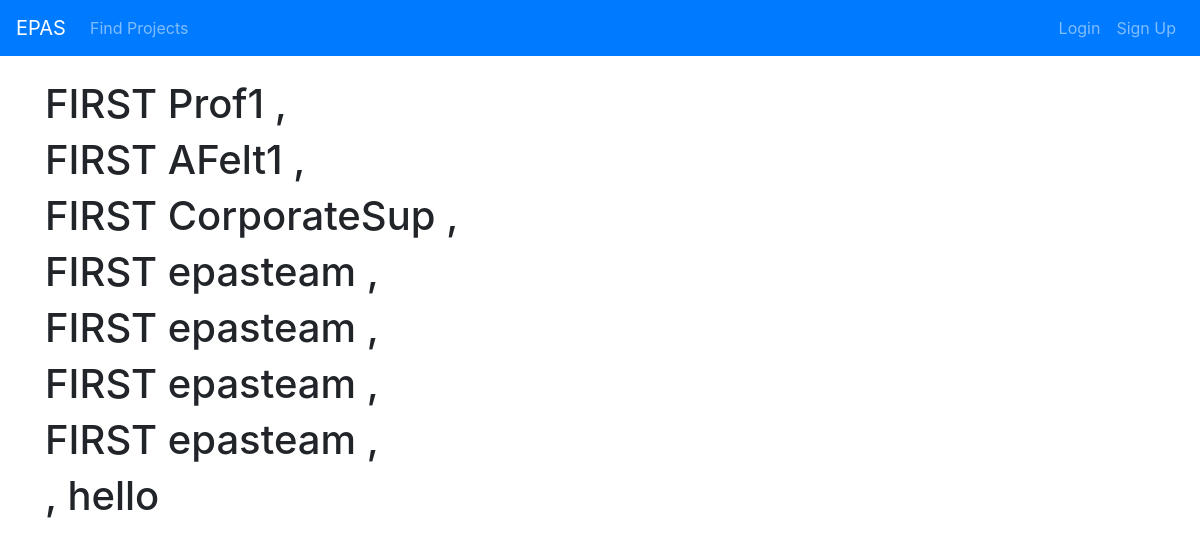
Before: /profactiveprojects/ with the older database file.
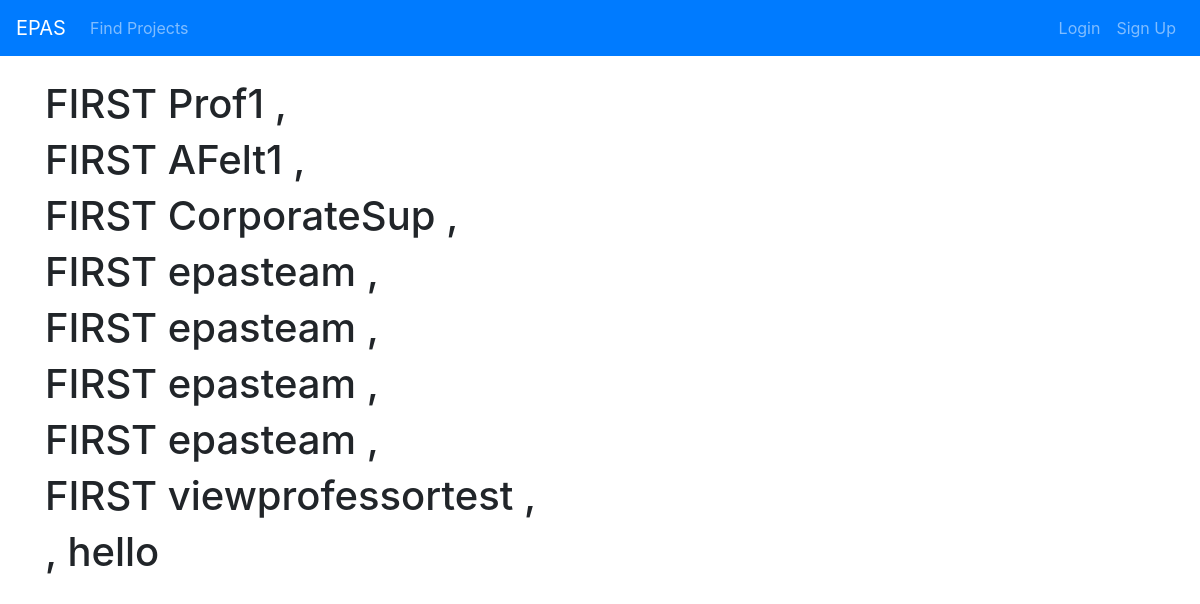
After: the same page with the newer database file.
### projectListing/models.py (models this page shows, shortened)
class Post(models.Model):
    title = models.CharField(max_length=100)
    description = models.TextField()
    date_posted = models.DateField(default=timezone.now)
    professor = models.ForeignKey(User, on_delete=models.CASCADE)
    desiredNumStudents = models.IntegerField()
    maxNumStudents = models.IntegerField()
    minTermLength = models.IntegerField()
    maxTermLength = models.IntegerField()
    relatedProgram = models.CharField(max_length=100)
    course = models.CharField(max_length=100, default="null")
    active = models.BooleanField(default=False)
    isApproved = models.BooleanField()

class User(AbstractUser):
    class Types(models.TextChoices):
        STUDENT = 'STUDENT', 'Student'
        PROFESSOR = 'PROFESSOR', 'Professor'
        CORPORATE_SUPERVISOR = 'CORPORATE_SUPERVISOR', 'Corporate Supervisor'
        PROGRAM_DIRECTOR = 'PROGRAM_DIRECTOR', 'Program Director'
    type = models.CharField(max_length=50, choices=Types.choices, default=Types.STUDENT)

### projectListing/views.py (the view)
# urls.py: path('profactiveprojects/', views.profmyactiveprojects, name='projectListing-prof_myactiveprojects'),
def profmyactiveprojects(request):
    context = {
        'postedProject': Post.objects.all()
    }
    return render(request, 'projectListing/prof_myactiveprojects.html', context)

### projectListing/templates/projectListing/prof_myactiveprojects.html (shortened to what this page needs)
{% extends "projectListing/base.html" %}
{% block content %}
<br>
    {% for post in postedProject %}
    <h1>FIRST {{ post.professor }} , {{ request.user.username }}</h1>
    {% endfor %}
    <h1>{{ request.user.username }} , hello</h1>
{% endblock content %}

### projectListing/templates/projectListing/base.html (shortened to what this page needs)
<!DOCTYPE html>
<html>
  <head>
	  <link rel="stylesheet" href="https://stackpath.bootstrapcdn.com/bootstrap/4.3.1/css/bootstrap.min.css">
  </head>
  <body>
    <div class="wrapper">
    	<nav id="navigationbar" class="navbar navbar-expand-lg navbar-dark bg-primary">
        	<a class="navbar-brand" href="#">EPAS</a>
        	<div class="collapse navbar-collapse" id="navbarSupportedContent">
          		<ul class="navbar-nav mr-auto">
					{% if user.is_authenticated %}
						{% if user.type == "STUDENT" %}
							<li class="nav-item {% if request.path == "/" %}active{% endif %}">
								<a class="nav-link" href="/">Posted Projects</a>
							</li>
							<li class="nav-item {% if request.path == "/applications/" %}active{% endif %}">
								<a class="nav-link" href="/applications">My Applications</a>
							</li>
							<li class="nav-item {% if request.path == "/myprojects/" %}active{% endif %}">
								<a class="nav-link" href="/myprojects">My Projects</a>
							</li>
							<li class="nav-item {% if request.path == "/profile/" %}active{% endif %}">
								<a class="nav-link" href="/profile">My Profile</a>
							</li>
						{% else %}
							<li class="nav-item {% if request.path == "/" %}active{% endif %}">
								<a class="nav-link" href="/profmyprojects">Posted Projects</a>
							</li>
							<li class="nav-item {% if request.path == "/profprojectapplications/" %}active{% endif %}">
								<a class="nav-link" href="/profprojectapplications">Project Applications</a>
							</li>
							<li class="nav-item {% if request.path == "/profactiveprojects/" %}active{% endif %}">
								<a class="nav-link" href="/profactiveprojects">My Current Projects</a>
							</li>
							<li class="nav-item {% if request.path == "/profprofile/" %}active{% endif %}">
								<a class="nav-link" href="/profprofile">My Profile</a>
							</li> -->
						{% endif %}
					{% else %}
					<li class="nav-item {% if request.path == "/" %}active{% endif %}">
						<a class="nav-link" href="/">Find Projects</a>
					</li>
					{% endif %}
          		</ul>
          		<div class="navbar-nav">
						{% if user.is_authenticated %}
							{% if user.type != "STUDENT" %}
								<a class=" nav-item nav-link" href="{% url 'post-create' %}">Add Project</a>
							{% endif %}
							<a class=" nav-item nav-link" href="{% url 'profile' %}">Profile</a>
							<a class="nav-item nav-link" href="{% url 'logout' %}">Log Out</a>
						{% else %}
							<a class="nav-item nav-link" href="{% url 'login' %}">Login</a>
							<a class="nav-item nav-link" href="{% url 'register' %}">Sign Up</a>
						{% endif %}
          		</div>
        	</div>
      	</nav>
      	<div id="content">
            <div class="container">
                {% block content %} {% endblock %}
            </div>
      	</div>
    </div>
  </body>
</html>

Changed rows visible on the page:
added Post: professor "viewprofessortest"
